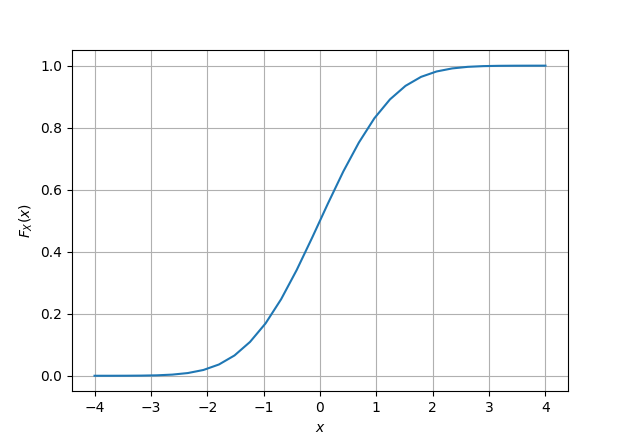

Write the Python code that produced this figure.
import numpy as np
import matplotlib.pyplot as plt

x = np.linspace(-4,4,30) #points on the x axis
simlen = int(1e6) #number of samples
err = [] #declaring probability list


randvar = np.loadtxt('gau.dat',dtype='double')
for i in range(0,30):
    err_ind = np.nonzero(randvar < x[i]) #checking probability condition
    err_n = np.size(err_ind) #computing the probability
    err.append(err_n/simlen) #storing the probability values in a list

plt.plot(x.T,err)
plt.grid() 
plt.xlabel('$x$')
plt.ylabel('$F_X(x)$')
plt.show()
